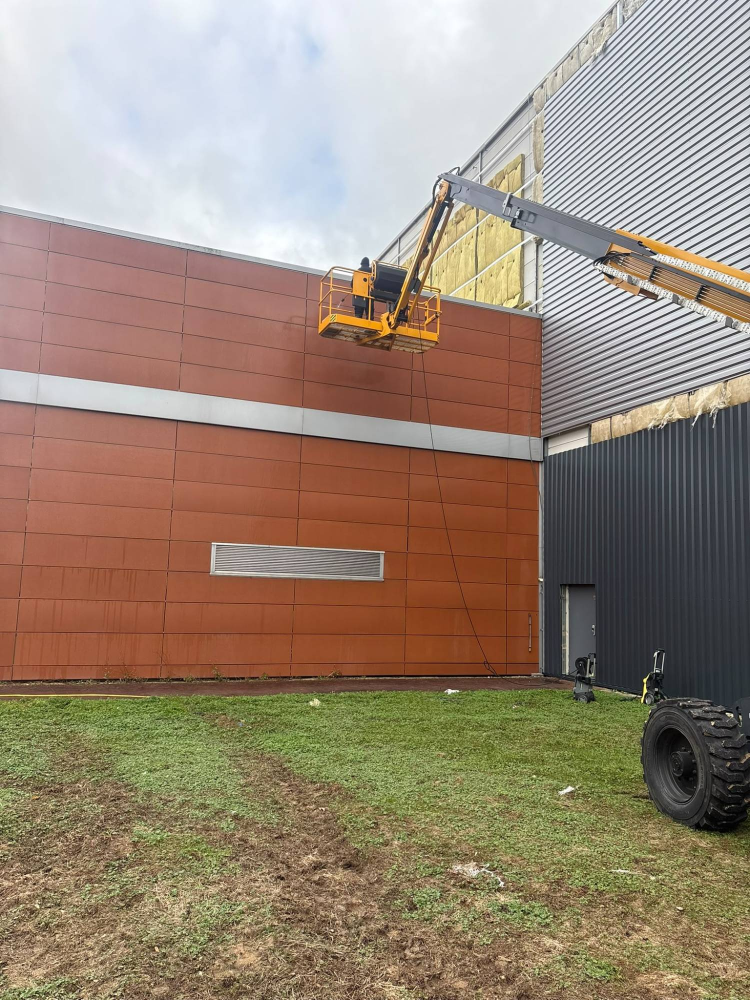
#> input picture of-entretiens/src/photos-originales/facade-nacelle.jpg, 1500 x 2000 px, found by its file name (shown at 1/2 size); the run also reads 1 picture not shown here
$ python images.py photos-originales/facade-nacelle.jpg photos-originales/toiture-site-logistique.jpg
#> lines starting #> are read from the running program, lines starting #| are printed output that depends on the picture
"""Prépare toutes les images du site (WebP sans métadonnées + images de partage JPEG).
Usage : python3 -I src/images.py <dossier des JPEG d'origine> <dossier de sortie>"""
import sys, os
from PIL import Image, ImageOps
SRC, OUT = sys.argv[1], sys.argv[2]
os.makedirs(OUT, exist_ok=True)
def ouvrir(n): return ImageOps.exif_transpose(Image.open(os.path.join(SRC, n))).convert("RGB")
#> called with n = 'facade-nacelle.jpg'
#> returned value is the input picture: PIL image 1500x2000 RGB; mean R, G, B 153.2, 135.5, 118
#> call 2 of ouvrir, with n = 'toiture-site-logistique.jpg'
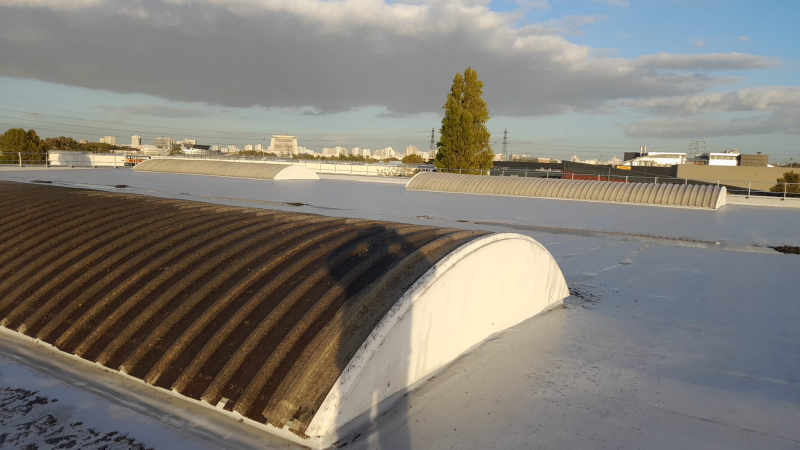
#> input picture of-entretiens/src/photos-originales/toiture-site-logistique.jpg, 1599 x 899 px, found by its file name (shown at 1/2 size)
#> in ouvrir, returned value is the input picture: PIL image 1599x899 RGB; mean R, G, B 129.8, 125.7, 118.2
def recadrer(im, rw, rh, cx=.5, cy=.5):
#> called with rw = 16, rh = 10, cx = 0.5, cy = 0.33
    w, h = im.size; tw = min(w, h * rw / rh); th = tw * rh / rw
#> after `w, h = im.size`: w = 1500; h = 2000
#> after `tw = min(w, h * rw / rh)`: tw = 1500
#> after `th = tw * rh / rw`: th = 937.5
    x = max(0, min(w - tw, cx * w - tw / 2)); y = max(0, min(h - th, cy * h - th / 2))
#> after `x = max(0, min(w - tw, cx * w - tw / 2))`: x = 0
#> after `y = max(0, min(h - th, cy * h - th / 2))`: y = 191.2
    return im.crop((int(x), int(y), int(x + tw), int(y + th)))
#> returned value: PIL image 1500x937 RGB
def webp(im, nom, largeur, q=70):
    im = im.copy()
    if im.width > largeur: im = im.resize((largeur, round(im.height * largeur / im.width)), Image.LANCZOS)
    im.save(os.path.join(OUT, nom + ".webp"), "WEBP", quality=q, method=6)
    return f"{nom}.webp {im.width}x{im.height}"
def og(im, nom, cx=.5, cy=.5):
    recadrer(im, 1200, 630, cx, cy).resize((1200, 630), Image.LANCZOS).save(os.path.join(OUT, nom + ".jpg"), "JPEG", quality=80, optimize=True, progressive=True)

facade, toiture = ouvrir("facade-nacelle.jpg"), ouvrir("toiture-site-logistique.jpg")
print(webp(recadrer(facade, 16, 10, .5, .33), "hero-1600", 1600, 62))
#| hero-1600.webp 1500x937
print(webp(recadrer(facade, 16, 10, .5, .33), "hero-800", 800, 62))
#> call 2 of webp, with nom = 'hero-800', largeur = 800, q = 62
#> in webp (call 2), `if im.width > largeur: im = im.resize((largeur, round(im.height * larg..`:
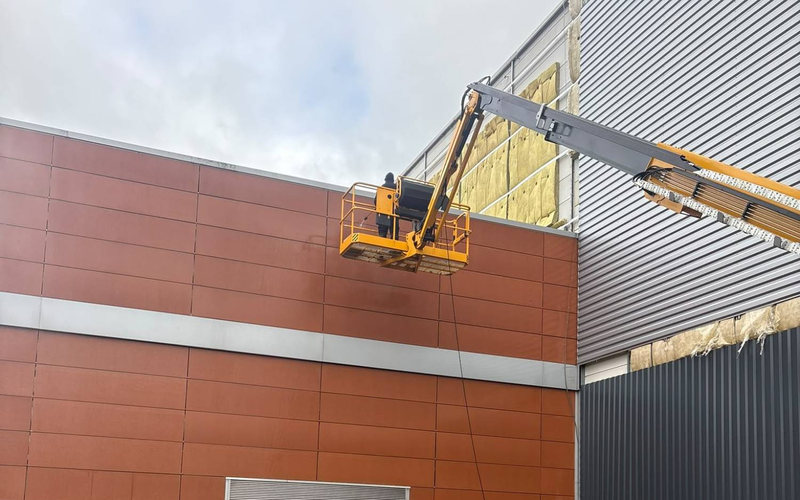
#> im: PIL image 800x500 RGB; mean R, G, B 166.3, 144.3, 137.3
#| hero-800.webp 800x500
print(webp(recadrer(facade, 4, 5, .5, .4), "hero-mobile", 640, 62))
#> call 3 of recadrer, with rw = 4, rh = 5, cx = 0.5, cy = 0.4
#> in recadrer (call 3), `return im.crop((int(x), int(y), int(x + tw), int(y + th)))`:
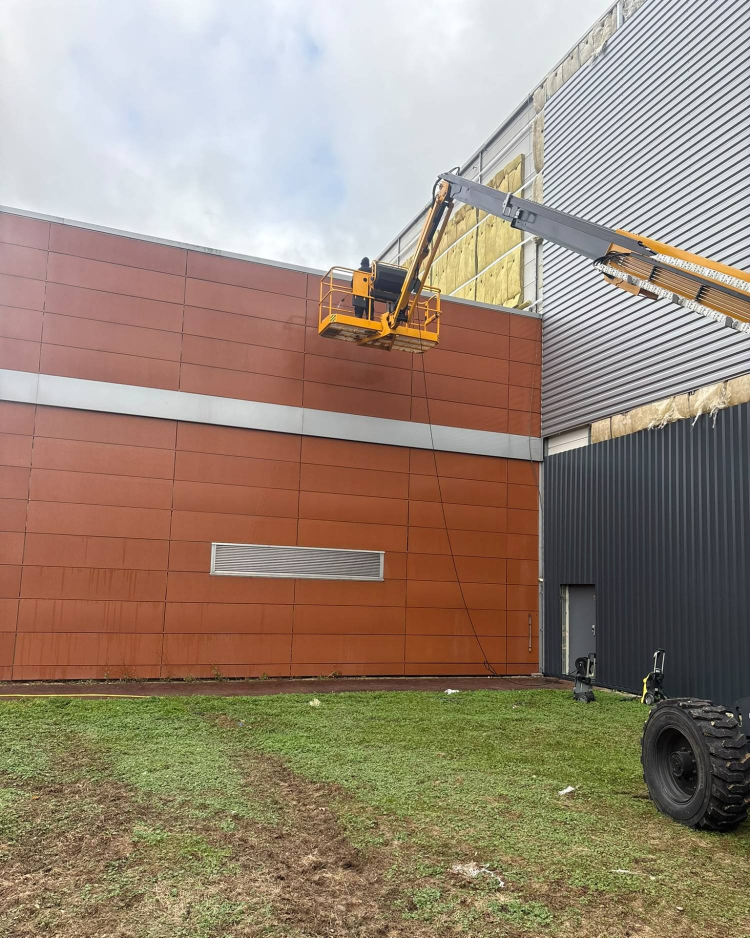
#> returned value: PIL image 1500x1875 RGB (shown at 1/2 size); mean R, G, B 153.8, 136.3, 119.8
#> call 3 of webp, with nom = 'hero-mobile', largeur = 640, q = 62
#> in webp (call 3), `if im.width > largeur: im = im.resize((largeur, round(im.height * larg..`:
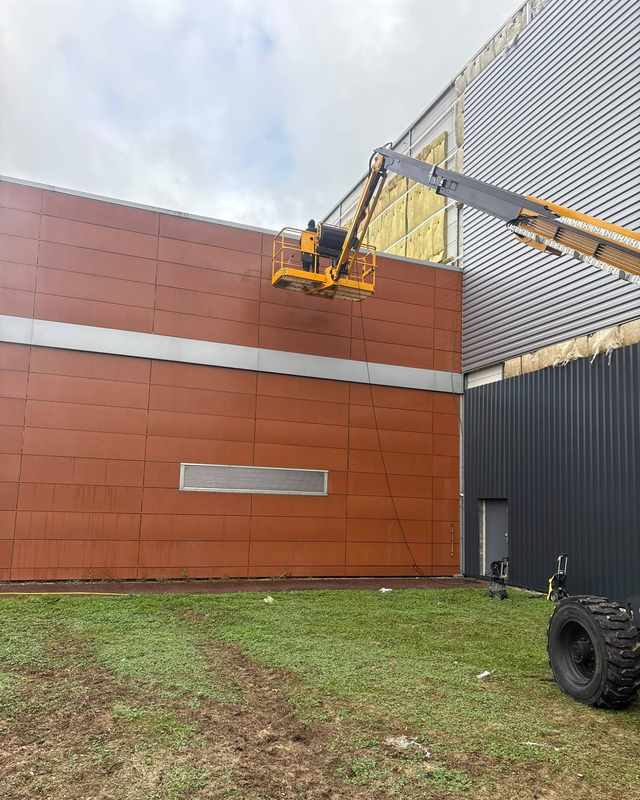
#> im: PIL image 640x800 RGB; mean R, G, B 153.8, 136.3, 119.8
#| hero-mobile.webp 640x800
# cartes de services (3:2)
cartes = {"carte-carottage": ("reprise-platrerie.jpg", .5, .45), "carte-corvoyage": ("corvoyage-logement.jpg", .5, .5),
          "carte-nettoyage": ("tuile-nettoyage.jpg", .5, .4), "carte-logistique": ("toiture-site-logistique.jpg", .45, .6),
          "carte-facade": ("facade-nacelle.jpg", .5, .33), "carte-tce": ("reprise-allege.jpg", .5, .45)}
for nom, (f, cx, cy) in cartes.items(): print(webp(recadrer(ouvrir(f), 3, 2, cx, cy), nom, 640))
#> call 3 of ouvrir, with n = 'reprise-platrerie.jpg'
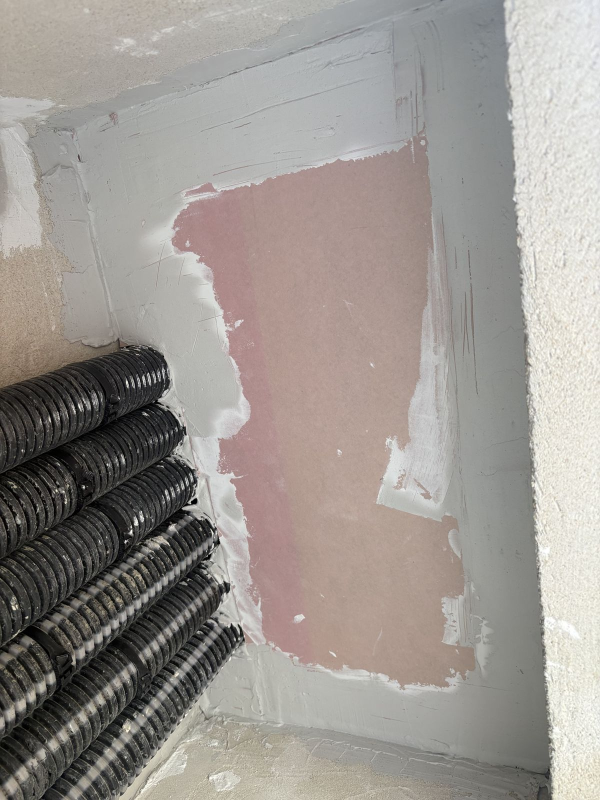
#> input picture of-entretiens/src/photos-originales/reprise-platrerie.jpg, 1200 x 1600 px, found by its file name (shown at 1/2 size)
#> in ouvrir, returned value is the input picture: PIL image 1200x1600 RGB; mean R, G, B 155.9, 150.4, 145.3
#> call 4 of recadrer, with rw = 3, rh = 2, cx = 0.5, cy = 0.45
#> in recadrer (call 4), `w, h = im.size`: w = 1200; h = 1600
#> in recadrer (call 4), `tw = min(w, h * rw / rh)`: tw = 1200
#> in recadrer (call 4), `th = tw * rh / rw`: th = 800
#> in recadrer (call 4), `y = max(0, min(h - th, cy * h - th / 2))`: y = 320
#> in recadrer (call 4), `return im.crop((int(x), int(y), int(x + tw), int(y + th)))`:
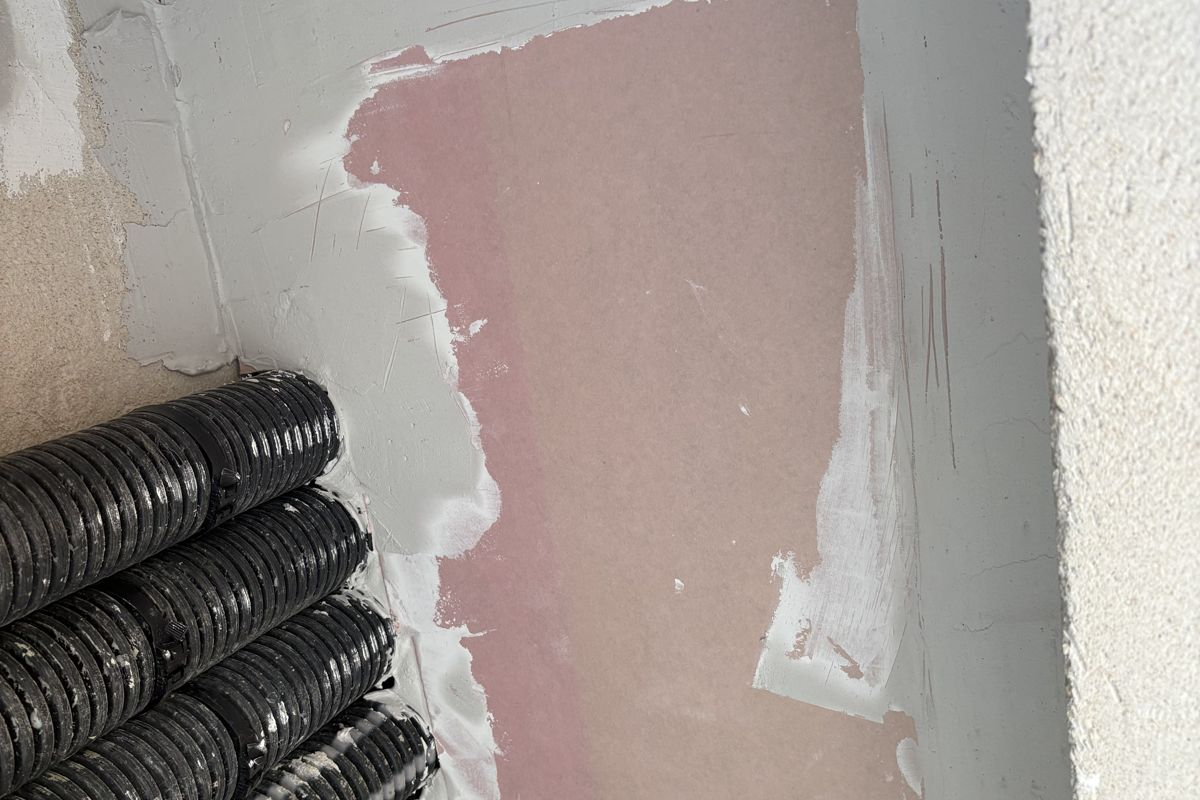
#> returned value: PIL image 1200x800 RGB; mean R, G, B 158, 149.5, 144.4
#> pass 2 of the loop `for nom, (f, cx, cy) in cartes.items(): print(webp(recadrer(ouvrir(f),..`:
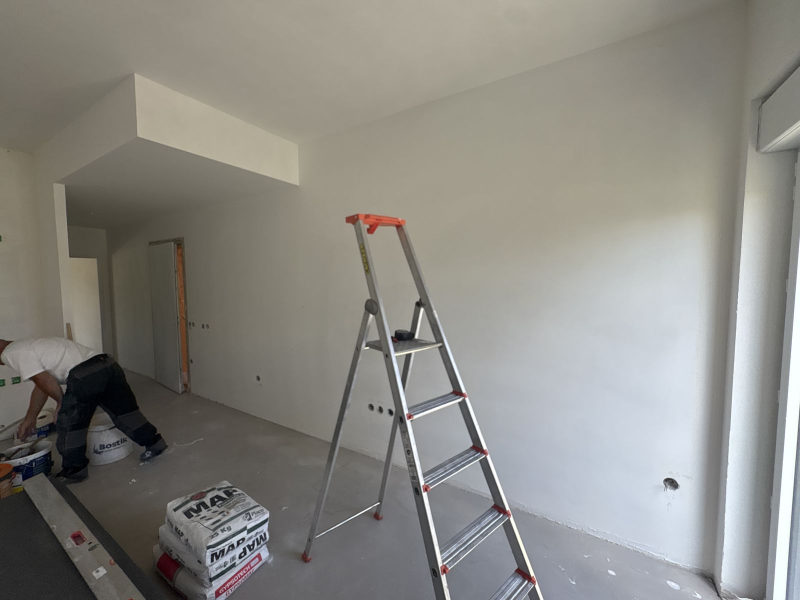
#> input picture of-entretiens/src/photos-originales/corvoyage-logement.jpg, 1600 x 1200 px, found by its file name (shown at 1/2 size)
#> in ouvrir, returned value is the input picture: PIL image 1600x1200 RGB; mean R, G, B 138.4, 136.6, 130.9
#> in webp (call 5), `if im.width > largeur: im = im.resize((largeur, round(im.height * larg..`:
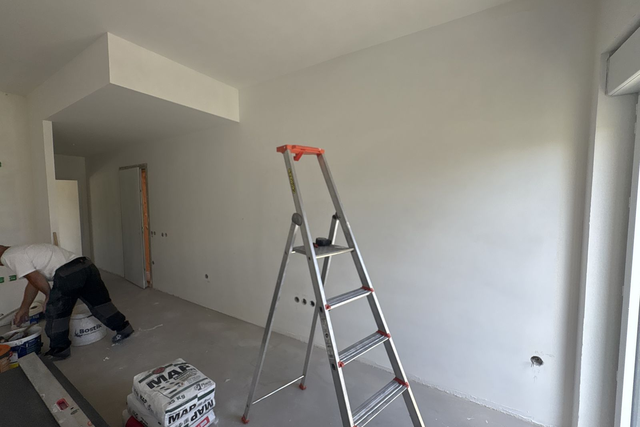
#> im: PIL image 640x427 RGB; mean R, G, B 139.2, 137.4, 131.5
# photos de galerie / pages (proportions d'origine)
for f in ["corvoyage-logement", "reprise-platrerie", "reserve-detail", "reprise-allege", "local-technique", "residence-exterieurs",
          "programme-allee", "programme-coursives", "site-bardage", "site-cuve", "avant-soubassement",
          "apres-soubassement", "toiture-site-logistique", "facade-nacelle"]:
    print(webp(ouvrir(f + ".jpg"), f, 1000))
#> in webp (call 10), `if im.width > largeur: im = im.resize((largeur, round(im.height * larg..`:
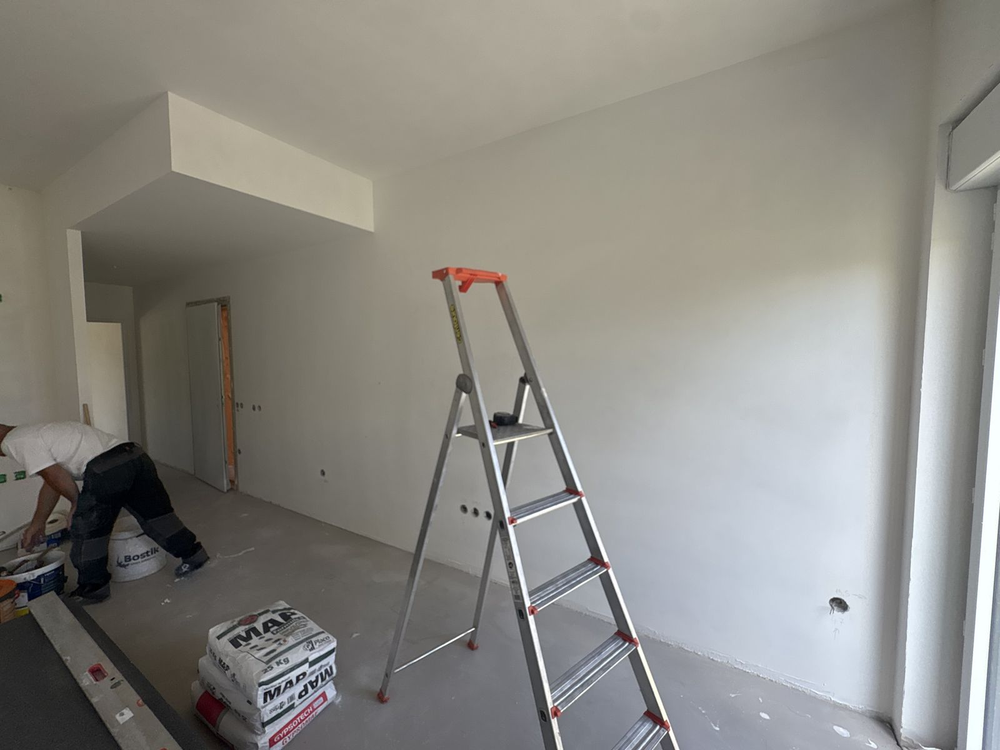
#> im: PIL image 1000x750 RGB; mean R, G, B 138.4, 136.6, 130.9
#> pass 2 of the loop `for f in ["corvoyage-logement", "reprise-platrerie", "reserve-detail",..`:
#> in webp (call 11), `if im.width > largeur: im = im.resize((largeur, round(im.height * larg..`:
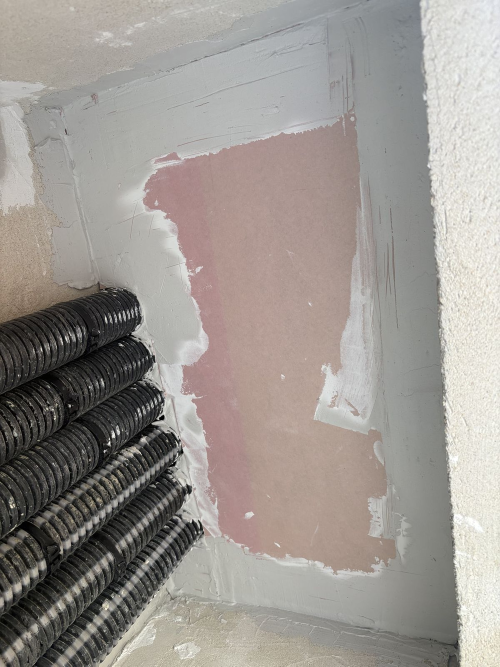
#> im: PIL image 1000x1333 RGB (shown at 1/2 size); mean R, G, B 155.9, 150.4, 145.3
#> (the run stopped early here; a loop or call above may not have finished)
